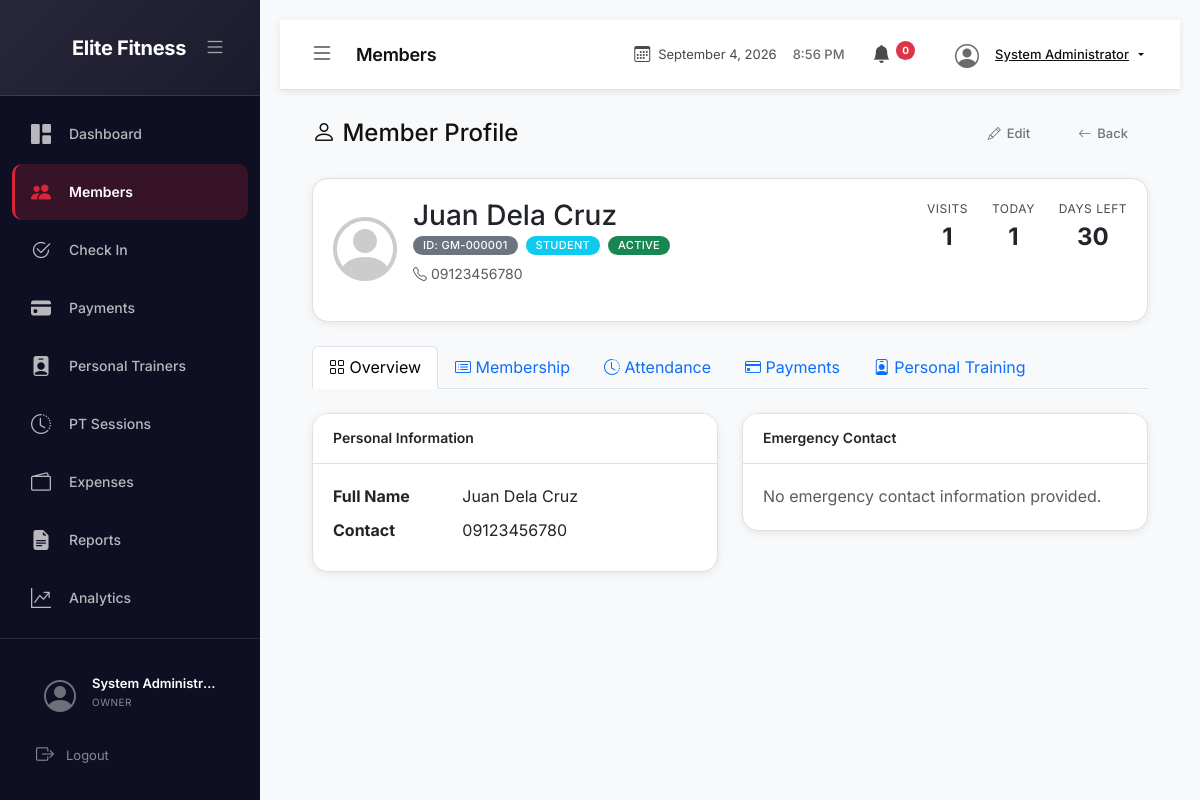
/members/view.php?id=1 (signed in), run on the app's committed database.
### tables this page shows
CREATE TABLE members (
    member_id INT PRIMARY KEY AUTO_INCREMENT,
    member_number VARCHAR(20) UNIQUE NOT NULL,
    first_name VARCHAR(50) NOT NULL,
    middle_name VARCHAR(50),
    last_name VARCHAR(50) NOT NULL,
    suffix VARCHAR(10),
    date_of_birth DATE,
    gender ENUM('male', 'female', 'other'),
    contact_number VARCHAR(20) NOT NULL,
    email VARCHAR(100),
    address TEXT,
    emergency_contact_name VARCHAR(100),
    emergency_contact_number VARCHAR(20),
    profile_image VARCHAR(255),
    qr_code VARCHAR(255),
    customer_type ENUM('student', 'regular') NOT NULL,
    status ENUM('active', 'suspended', 'cancelled') DEFAULT 'active',
    notes TEXT,
    created_by INT,
    created_at TIMESTAMP DEFAULT CURRENT_TIMESTAMP,
    updated_at TIMESTAMP DEFAULT CURRENT_TIMESTAMP ON UPDATE CURRENT_TIMESTAMP,
    FOREIGN KEY (created_by) REFERENCES users(user_id) ON DELETE SET NULL,
    INDEX idx_member_number (member_number),
    INDEX idx_status (status),
    INDEX idx_customer_type (customer_type),
    INDEX idx_name (last_name, first_name)
);

CREATE TABLE member_memberships (
    membership_id INT PRIMARY KEY AUTO_INCREMENT,
    member_id INT NOT NULL,
    plan_id INT NOT NULL,
    customer_type ENUM('student', 'regular') NOT NULL,
    start_date DATE NOT NULL,
    expiration_date DATE NOT NULL,
    price DECIMAL(10,2) NOT NULL,
    discount DECIMAL(10,2) DEFAULT 0.00,
    amount_paid DECIMAL(10,2) NOT NULL,
    balance DECIMAL(10,2) DEFAULT 0.00,
    status ENUM('active', 'expired', 'cancelled', 'suspended') DEFAULT 'active',
    created_by INT,
    created_at TIMESTAMP DEFAULT CURRENT_TIMESTAMP,
    updated_at TIMESTAMP DEFAULT CURRENT_TIMESTAMP ON UPDATE CURRENT_TIMESTAMP,
    FOREIGN KEY (member_id) REFERENCES members(member_id) ON DELETE CASCADE,
    FOREIGN KEY (plan_id) REFERENCES membership_plans(plan_id),
    FOREIGN KEY (created_by) REFERENCES users(user_id) ON DELETE SET NULL,
    INDEX idx_member (member_id),
    INDEX idx_plan (plan_id),
    INDEX idx_status (status),
    INDEX idx_expiration (expiration_date),
    INDEX idx_start_date (start_date)
);

### includes/permissions.php (called while the page is built, shortened)
<?php
function isOwner() {
    return isset($_SESSION['role']) && $_SESSION['role'] === ROLE_OWNER;
}
function isStaff() {
    return isOwner() || isFrontDesk();
}
?>

### includes/functions.php (called while the page is built, shortened)
<?php
function daysDifference($date1, $date2) {
    $datetime1 = new DateTime($date1);
    $datetime2 = new DateTime($date2);
    return $datetime1->diff($datetime2)->days;
}
function isDatePast($date) {
    $now = new DateTime();
    $checkDate = new DateTime($date);
    return $checkDate < $now;
}
?>

### members/view.php (the view, shortened to what this page needs)
<?php
require_once '../config/config.php';
$member_id = isset($_GET['id']) ? (int)$_GET['id'] : 0;
try {
    $stmt = $pdo->prepare("
        SELECT m.*,
               u.full_name as created_by_name,
               (SELECT COUNT(*) FROM attendance a WHERE a.member_id = m.member_id) as total_visits,
               (SELECT COUNT(*) FROM attendance a WHERE a.member_id = m.member_id AND a.check_in_date = CURDATE()) as visits_today
        FROM members m
        LEFT JOIN users u ON m.created_by = u.user_id
        WHERE m.member_id = ?
    ");
    $stmt->execute([$member_id]);
    $member = $stmt->fetch();
} catch (PDOException $e) {
    error_log('Get member error: ' . $e->getMessage());
    displayError('An error occurred while retrieving member information.');
    redirect('index.php');
}
try {
    $stmt = $pdo->prepare("
        SELECT mm.*, mp.plan_name, mp.duration_days
        FROM member_memberships mm
        INNER JOIN membership_plans mp ON mm.plan_id = mp.plan_id
        WHERE mm.member_id = ? AND mm.status = 'active'
        ORDER BY mm.start_date DESC
        LIMIT 1
    ");
    $stmt->execute([$member_id]);
    $membership = $stmt->fetch();
} catch (PDOException $e) {
    error_log('Get membership error: ' . $e->getMessage());
    $membership = null;
}
include '../includes/header.php';
?>
<body>
    <div class="app-container">
        <?php include '../includes/sidebar.php'; ?>
        <div class="main-content">
            <?php include '../includes/navbar.php'; ?>
            <div class="content-wrapper">
                <div class="d-flex align-items-center justify-content-between mb-4">
                    <h4 class="mb-0"><i class="bi bi-person"></i> Member Profile</h4>
                    <div class="d-flex gap-2">
                        <?php if (isStaff()): ?>
                        <a href="edit.php?id=<?php echo $member_id; ?>" class="btn btn-outline-secondary">
                            <i class="bi bi-pencil"></i> Edit
                        </a>
                        <?php endif; ?>
                        <a href="index.php" class="btn btn-outline-secondary">
                            <i class="bi bi-arrow-left"></i> Back
                        </a>
                    </div>
                </div>
                <div class="card modern-card mb-4">
                    <div class="card-body">
                        <div class="row">
                            <div class="col-md-8">
                                <div class="d-flex align-items-start gap-3">
                                    <div class="profile-avatar">
                                        <i class="bi bi-person-circle" style="font-size: 64px; color: #ccc;"></i>
                                    </div>
                                    <div>
                                        <h3 class="mb-1">
                                            <?php echo htmlspecialchars($member['first_name'] . ' ' . $member['last_name']); ?>
                                        </h3>
                                        <div class="d-flex flex-wrap gap-2 mb-2">
                                            <span class="badge bg-secondary">ID: <?php echo htmlspecialchars($member['member_number']); ?></span>
                                            <span class="badge <?php echo $member['customer_type'] === 'student' ? 'bg-info' : 'bg-secondary'; ?>">
                                                <?php echo ucfirst($member['customer_type']); ?>
                                            </span>
                                            <?php if ($membership): ?>
                                                <?php
                                                $is_expired = isDatePast($membership['expiration_date']);
                                                $expiring_soon = !$is_expired && daysDifference(date('Y-m-d'), $membership['expiration_date']) <= 7;
                                                ?>
                                                <?php if ($is_expired): ?>
                                                    <span class="badge bg-danger">Membership Expired</span>
                                                <?php elseif ($expiring_soon): ?>
                                                    <span class="badge bg-warning text-dark">Expiring Soon</span>
                                                <?php else: ?>
                                                    <span class="badge bg-success">Active</span>
                                                <?php endif; ?>
                                            <?php else: ?>
                                                <span class="badge bg-secondary">No Membership</span>
                                            <?php endif; ?>
                                        </div>
                                        <div class="text-muted small">
                                            <div><i class="bi bi-telephone"></i> <?php echo htmlspecialchars($member['contact_number']); ?></div>
                                        </div>
                                    </div>
                                </div>
                            </div>
                            <div class="col-md-4 text-md-end">
                                <div class="stats-mini">
                                    <div class="stat-mini-item">
                                        <div class="stat-mini-label">Visits</div>
                                        <div class="stat-mini-value"><?php echo number_format($member['total_visits'] ?? 0); ?></div>
                                    </div>
                                    <div class="stat-mini-item">
                                        <div class="stat-mini-label">Today</div>
                                        <div class="stat-mini-value"><?php echo number_format($member['visits_today'] ?? 0); ?></div>
                                    </div>
                                    <?php if ($membership): ?>
                                    <div class="stat-mini-item">
                                        <div class="stat-mini-label">Days Left</div>
                                        <div class="stat-mini-value">
                                            <?php
                                            $days_left = daysDifference(date('Y-m-d'), $membership['expiration_date']);
                                            echo $days_left > 0 ? $days_left : 'Expired';
                                            ?>
                                        </div>
                                    </div>
                                    <?php endif; ?>
                                </div>
                            </div>
                        </div>
                    </div>
                </div>
                <ul class="nav nav-tabs mb-4" id="profileTabs" role="tablist">
                    <li class="nav-item" role="presentation">
                        <button class="nav-link active" id="overview-tab" data-bs-toggle="tab" data-bs-target="#overview" type="button" role="tab">
                            <i class="bi bi-grid"></i> Overview
                        </button>
                    </li>
                    <li class="nav-item" role="presentation">
                        <button class="nav-link" id="membership-tab" data-bs-toggle="tab" data-bs-target="#membership" type="button" role="tab">
                            <i class="bi bi-card-list"></i> Membership
                        </button>
                    </li>
                    <li class="nav-item" role="presentation">
                        <button class="nav-link" id="attendance-tab" data-bs-toggle="tab" data-bs-target="#attendance" type="button" role="tab">
                            <i class="bi bi-clock-history"></i> Attendance
                        </button>
                    </li>
                    <li class="nav-item" role="presentation">
                        <button class="nav-link" id="payments-tab" data-bs-toggle="tab" data-bs-target="#payments" type="button" role="tab">
                            <i class="bi bi-credit-card"></i> Payments
                        </button>
                    </li>
                    <li class="nav-item" role="presentation">
                        <button class="nav-link" id="pt-tab" data-bs-toggle="tab" data-bs-target="#pt" type="button" role="tab">
                            <i class="bi bi-person-badge"></i> Personal Training
                        </button>
                    </li>
                </ul>
                <div class="tab-content">
                    <div class="tab-pane fade show active" id="overview" role="tabpanel">
                        <div class="row">
                            <div class="col-md-6">
                                <div class="card modern-card">
                                    <div class="card-header">
                                        <h5>Personal Information</h5>
                                    </div>
                                    <div class="card-body">
                                        <dl class="row mb-0">
                                            <dt class="col-sm-4">Full Name</dt>
                                            <dd class="col-sm-8"><?php echo htmlspecialchars($member['first_name'] . ' ' . $member['last_name']); ?></dd>
                                            <dt class="col-sm-4">Contact</dt>
                                            <dd class="col-sm-8"><?php echo htmlspecialchars($member['contact_number']); ?></dd>
                                        </dl>
                                    </div>
                                </div>
                            </div>
                            <div class="col-md-6">
                                <div class="card modern-card">
                                    <div class="card-header">
                                        <h5>Emergency Contact</h5>
                                    </div>
                                    <div class="card-body">
                                        <?php if (!empty($member['emergency_contact_name'])): ?>
                                        <dl class="row mb-0">
                                            <dt class="col-sm-4">Name</dt>
                                            <dd class="col-sm-8"><?php echo htmlspecialchars($member['emergency_contact_name']); ?></dd>
                                            <dt class="col-sm-4">Number</dt>
                                            <dd class="col-sm-8"><?php echo htmlspecialchars($member['emergency_contact_number']); ?></dd>
                                        </dl>
                                        <?php else: ?>
                                        <p class="text-muted mb-0">No emergency contact information provided.</p>
                                        <?php endif; ?>
                                    </div>
                                </div>
                            </div>
                        </div>
                    </div>
                </div>
            </div>
            <?php include '../includes/footer.php'; ?>
</body>
</html>

### data on the page
members: first_name+last_name "Juan Dela Cruz", member_number "GM-000001", customer_type "STUDENT", contact_number "09123456780"
member_memberships: expiration_date "30"

### other printed values
$_SESSION['full_name'] "System Administr…"
$_SESSION['role'] "OWNER"
$page_title "Members"
$_SESSION['full_name'] "System Administrator"
$member['total_visits'] "1"
$member['visits_today'] "1"
